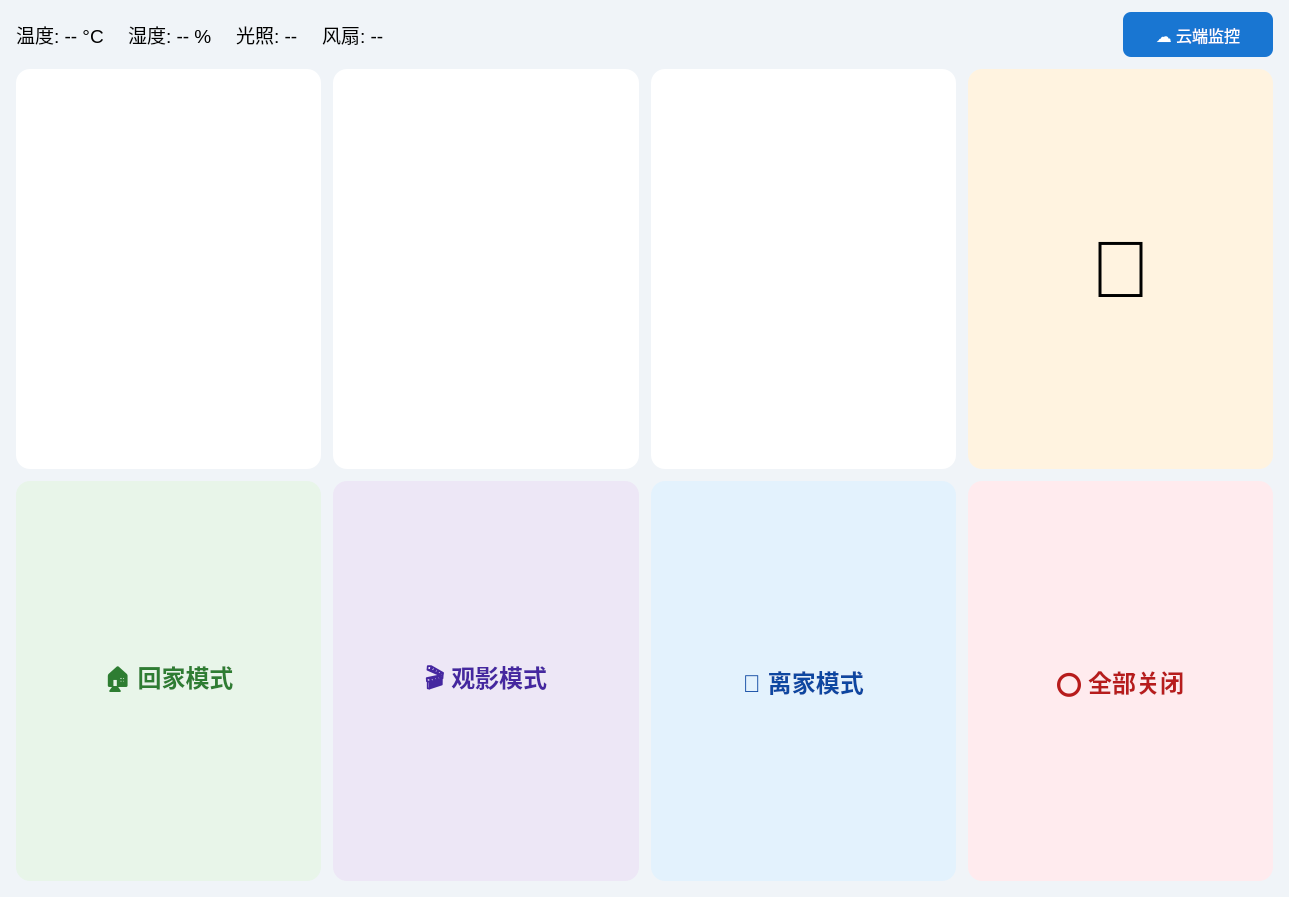
<?xml version="1.0" encoding="UTF-8"?>
<ui version="4.0">
 <class>MainWindow</class>
 <widget class="QMainWindow" name="MainWindow">
  <property name="geometry">
   <rect><x>0</x><y>0</y><width>1289</width><height>897</height></rect>
  </property>
  <property name="windowTitle"><string>智能家居控制系统</string></property>
  <widget class="QWidget" name="centralwidget">
   <layout class="QVBoxLayout" name="centralLayout">
    <property name="spacing"><number>0</number></property>
    <property name="leftMargin"><number>0</number></property>
    <property name="topMargin"><number>0</number></property>
    <property name="rightMargin"><number>0</number></property>
    <property name="bottomMargin"><number>0</number></property>
    <item>
     <widget class="QStackedWidget" name="stackedWidget">
      <property name="styleSheet">
       <string notr="true">QStackedWidget { background-color: #f0f4f8; }</string>
      </property>

      <!-- ===================================================== -->
      <!-- 页面 0：磁贴主页                                       -->
      <!-- ===================================================== -->
      <widget class="QWidget" name="page_home">
       <layout class="QVBoxLayout" name="homeMainLayout">
        <property name="spacing"><number>12</number></property>
        <property name="leftMargin"><number>16</number></property>
        <property name="topMargin"><number>12</number></property>
        <property name="rightMargin"><number>16</number></property>
        <property name="bottomMargin"><number>16</number></property>

        <!-- 顶部状态栏 -->
        <item>
         <layout class="QHBoxLayout" name="statusBarLayout">
          <property name="spacing"><number>24</number></property>
          <item>
           <widget class="QLabel" name="status_temp">
            <property name="font"><font><pointsize>14</pointsize></font></property>
            <property name="text"><string>温度: -- °C</string></property>
           </widget>
          </item>
          <item>
           <widget class="QLabel" name="status_hum">
            <property name="font"><font><pointsize>14</pointsize></font></property>
            <property name="text"><string>湿度: -- %</string></property>
           </widget>
          </item>
          <item>
           <widget class="QLabel" name="status_light">
            <property name="font"><font><pointsize>14</pointsize></font></property>
            <property name="text"><string>光照: --</string></property>
           </widget>
          </item>
          <item>
           <widget class="QLabel" name="status_fan">
            <property name="font"><font><pointsize>14</pointsize></font></property>
            <property name="text"><string>风扇: --</string></property>
           </widget>
          </item>
          <item>
           <spacer name="statusSpacer">
            <property name="orientation"><enum>Qt::Horizontal</enum></property>
            <property name="sizeHint" stdset="0"><size><width>40</width><height>20</height></size></property>
           </spacer>
          </item>
          <item>
           <widget class="QPushButton" name="btn_switch_to_monitor">
            <property name="minimumSize"><size><width>150</width><height>45</height></size></property>
            <property name="font"><font><pointsize>12</pointsize></font></property>
            <property name="styleSheet">
             <string notr="true">QPushButton{border:none;border-radius:8px;background:#1976d2;color:#ffffff;padding:6px 14px;}
QPushButton:hover{background:#1565c0;}</string>
            </property>
            <property name="text"><string>☁ 云端监控</string></property>
           </widget>
          </item>
         </layout>
        </item>

        <!-- 磁贴区：2 行 x 4 列 -->
        <item>
         <layout class="QGridLayout" name="tileLayout">
          <property name="spacing"><number>12</number></property>

          <item row="0" column="0">
           <widget class="QPushButton" name="cam">
            <property name="sizePolicy">
             <sizepolicy hsizetype="Expanding" vsizetype="Expanding">
              <horstretch>0</horstretch><verstretch>0</verstretch>
             </sizepolicy>
            </property>
            <property name="styleSheet">
             <string notr="true">QPushButton{border:none;border-radius:14px;background:#ffffff;}
QPushButton:hover{background:#e8f0fe;}
QPushButton:pressed{background:#d0e1f7;}</string>
            </property>
            <property name="text"><string/></property>
            <property name="icon">
             <iconset resource="images.qrc">
              <normaloff>:/images/cam.png</normaloff>:/images/cam.png</iconset>
            </property>
            <property name="iconSize"><size><width>150</width><height>150</height></size></property>
           </widget>
          </item>
          <item row="0" column="1">
           <widget class="QPushButton" name="light">
            <property name="sizePolicy">
             <sizepolicy hsizetype="Expanding" vsizetype="Expanding">
              <horstretch>0</horstretch><verstretch>0</verstretch>
             </sizepolicy>
            </property>
            <property name="styleSheet">
             <string notr="true">QPushButton{border:none;border-radius:14px;background:#ffffff;}
QPushButton:hover{background:#e8f0fe;}
QPushButton:pressed{background:#d0e1f7;}</string>
            </property>
            <property name="text"><string/></property>
            <property name="icon">
             <iconset resource="images.qrc">
              <normaloff>:/images/light.png</normaloff>:/images/light.png</iconset>
            </property>
            <property name="iconSize"><size><width>150</width><height>150</height></size></property>
           </widget>
          </item>
          <item row="0" column="2">
           <widget class="QPushButton" name="fan_pushbutton">
            <property name="sizePolicy">
             <sizepolicy hsizetype="Expanding" vsizetype="Expanding">
              <horstretch>0</horstretch><verstretch>0</verstretch>
             </sizepolicy>
            </property>
            <property name="styleSheet">
             <string notr="true">QPushButton{border:none;border-radius:14px;background:#ffffff;}
QPushButton:hover{background:#e8f0fe;}
QPushButton:pressed{background:#d0e1f7;}</string>
            </property>
            <property name="text"><string/></property>
            <property name="icon">
             <iconset resource="images.qrc">
              <normaloff>:/images/fan.png</normaloff>:/images/fan.png</iconset>
            </property>
            <property name="iconSize"><size><width>150</width><height>150</height></size></property>
           </widget>
          </item>
          <item row="0" column="3">
           <widget class="QPushButton" name="alarm_button">
            <property name="sizePolicy">
             <sizepolicy hsizetype="Expanding" vsizetype="Expanding">
              <horstretch>0</horstretch><verstretch>0</verstretch>
             </sizepolicy>
            </property>
            <property name="styleSheet">
             <string notr="true">QPushButton{border:none;border-radius:14px;background:#fff3e0;font-size:60pt;}
QPushButton:hover{background:#ffe0b2;}
QPushButton:pressed{background:#ffcc80;}</string>
            </property>
            <property name="text"><string>🔔</string></property>
           </widget>
          </item>

          <item row="1" column="0">
           <widget class="QPushButton" name="home_mode_btn">
            <property name="sizePolicy">
             <sizepolicy hsizetype="Expanding" vsizetype="Expanding">
              <horstretch>0</horstretch><verstretch>0</verstretch>
             </sizepolicy>
            </property>
            <property name="styleSheet">
             <string notr="true">QPushButton{border:none;border-radius:14px;background:#e8f5e9;font-size:18pt;font-weight:bold;color:#2e7d32;}
QPushButton:hover{background:#c8e6c9;}
QPushButton:pressed{background:#a5d6a7;}</string>
            </property>
            <property name="text"><string>🏠 回家模式</string></property>
           </widget>
          </item>
          <item row="1" column="1">
           <widget class="QPushButton" name="movie_mode_btn">
            <property name="sizePolicy">
             <sizepolicy hsizetype="Expanding" vsizetype="Expanding">
              <horstretch>0</horstretch><verstretch>0</verstretch>
             </sizepolicy>
            </property>
            <property name="styleSheet">
             <string notr="true">QPushButton{border:none;border-radius:14px;background:#ede7f6;font-size:18pt;font-weight:bold;color:#4527a0;}
QPushButton:hover{background:#d1c4e9;}
QPushButton:pressed{background:#b39ddb;}</string>
            </property>
            <property name="text"><string>🎬 观影模式</string></property>
           </widget>
          </item>
          <item row="1" column="2">
           <widget class="QPushButton" name="away_mode_btn">
            <property name="sizePolicy">
             <sizepolicy hsizetype="Expanding" vsizetype="Expanding">
              <horstretch>0</horstretch><verstretch>0</verstretch>
             </sizepolicy>
            </property>
            <property name="styleSheet">
             <string notr="true">QPushButton{border:none;border-radius:14px;background:#e3f2fd;font-size:18pt;font-weight:bold;color:#0d47a1;}
QPushButton:hover{background:#bbdefb;}
QPushButton:pressed{background:#90caf9;}</string>
            </property>
            <property name="text"><string>🚪 离家模式</string></property>
           </widget>
          </item>
          <item row="1" column="3">
           <widget class="QPushButton" name="all_off_btn">
            <property name="sizePolicy">
             <sizepolicy hsizetype="Expanding" vsizetype="Expanding">
              <horstretch>0</horstretch><verstretch>0</verstretch>
             </sizepolicy>
            </property>
            <property name="styleSheet">
             <string notr="true">QPushButton{border:none;border-radius:14px;background:#ffebee;font-size:18pt;font-weight:bold;color:#b71c1c;}
QPushButton:hover{background:#ffcdd2;}
QPushButton:pressed{background:#ef9a9a;}</string>
            </property>
            <property name="text"><string>⭕ 全部关闭</string></property>
           </widget>
          </item>
         </layout>
        </item>
       </layout>
      </widget>

      <!-- ===================================================== -->
      <!-- 页面 1：MQTT 云端监控页                                 -->
      <!-- ===================================================== -->
      <widget class="QWidget" name="page_monitor">
       <widget class="QPushButton" name="btn_switch_to_home">
        <property name="geometry"><rect><x>30</x><y>20</y><width>140</width><height>45</height></rect></property>
        <property name="font"><font><pointsize>12</pointsize></font></property>
        <property name="styleSheet">
         <string notr="true">QPushButton{border:none;border-radius:8px;background:#607d8b;color:#fff;padding:6px 14px;}
QPushButton:hover{background:#546e7a;}</string>
        </property>
        <property name="text"><string>← 返回主页</string></property>
       </widget>

       <!-- MQTT 连接区 -->
       <widget class="QLabel" name="label">
        <property name="geometry"><rect><x>30</x><y>90</y><width>70</width><height>35</height></rect></property>
        <property name="font"><font><pointsize>12</pointsize></font></property>
        <property name="text"><string>IP:</string></property>
       </widget>
       <widget class="QLineEdit" name="lineEdit">
        <property name="geometry"><rect><x>110</x><y>90</y><width>240</width><height>35</height></rect></property>
       </widget>
       <widget class="QLabel" name="label_2">
        <property name="geometry"><rect><x>30</x><y>140</y><width>70</width><height>35</height></rect></property>
        <property name="font"><font><pointsize>12</pointsize></font></property>
        <property name="text"><string>Port:</string></property>
       </widget>
       <widget class="QLineEdit" name="lineEdit_2">
        <property name="geometry"><rect><x>110</x><y>140</y><width>240</width><height>35</height></rect></property>
       </widget>
       <widget class="QPushButton" name="pushButton">
        <property name="geometry"><rect><x>370</x><y>90</y><width>110</width><height>85</height></rect></property>
        <property name="font"><font><pointsize>12</pointsize></font></property>
        <property name="text"><string>连接</string></property>
       </widget>
       <widget class="QLabel" name="label_3">
        <property name="geometry"><rect><x>30</x><y>200</y><width>80</width><height>35</height></rect></property>
        <property name="font"><font><pointsize>12</pointsize></font></property>
        <property name="text"><string>Publish:</string></property>
       </widget>
       <widget class="QLineEdit" name="lineEdit_3">
        <property name="geometry"><rect><x>110</x><y>200</y><width>240</width><height>35</height></rect></property>
       </widget>
       <widget class="QPushButton" name="pushButton_2">
        <property name="geometry"><rect><x>370</x><y>200</y><width>110</width><height>35</height></rect></property>
        <property name="font"><font><pointsize>12</pointsize></font></property>
        <property name="text"><string>开灯</string></property>
       </widget>
       <widget class="QLabel" name="label_4">
        <property name="geometry"><rect><x>30</x><y>250</y><width>80</width><height>35</height></rect></property>
        <property name="font"><font><pointsize>12</pointsize></font></property>
        <property name="text"><string>Subscribe:</string></property>
       </widget>
       <widget class="QLineEdit" name="lineEdit_4">
        <property name="geometry"><rect><x>110</x><y>250</y><width>240</width><height>35</height></rect></property>
       </widget>
       <widget class="QPushButton" name="pushButton_3">
        <property name="geometry"><rect><x>370</x><y>250</y><width>110</width><height>35</height></rect></property>
        <property name="font"><font><pointsize>12</pointsize></font></property>
        <property name="text"><string>订阅</string></property>
       </widget>

       <widget class="QTextEdit" name="textEdit">
        <property name="geometry"><rect><x>30</x><y>310</y><width>450</width><height>370</height></rect></property>
        <property name="font"><font><family>Monospace</family><pointsize>10</pointsize></font></property>
       </widget>

       <!-- 传感器 + 风扇控制 -->
       <widget class="QLabel" name="label_fan">
        <property name="geometry"><rect><x>540</x><y>100</y><width>110</width><height>50</height></rect></property>
        <property name="font"><font><pointsize>14</pointsize></font></property>
        <property name="text"><string>风扇速度:</string></property>
       </widget>
       <widget class="QPushButton" name="pushButton_minus">
        <property name="geometry"><rect><x>660</x><y>100</y><width>50</width><height>50</height></rect></property>
        <property name="font"><font><pointsize>18</pointsize><weight>75</weight><bold>true</bold></font></property>
        <property name="text"><string>-</string></property>
       </widget>
       <widget class="QLineEdit" name="lineEdit_fan">
        <property name="geometry"><rect><x>720</x><y>100</y><width>100</width><height>50</height></rect></property>
        <property name="font"><font><pointsize>18</pointsize><weight>75</weight><bold>true</bold></font></property>
        <property name="text"><string>150</string></property>
        <property name="alignment"><set>Qt::AlignCenter</set></property>
        <property name="readOnly"><bool>true</bool></property>
       </widget>
       <widget class="QPushButton" name="pushButton_plus">
        <property name="geometry"><rect><x>830</x><y>100</y><width>50</width><height>50</height></rect></property>
        <property name="font"><font><pointsize>18</pointsize><weight>75</weight><bold>true</bold></font></property>
        <property name="text"><string>+</string></property>
       </widget>

       <widget class="QLabel" name="label_temp">
        <property name="geometry"><rect><x>540</x><y>200</y><width>110</width><height>50</height></rect></property>
        <property name="font"><font><pointsize>14</pointsize></font></property>
        <property name="text"><string>温度(°C):</string></property>
       </widget>
       <widget class="QLineEdit" name="lineEdit_temp">
        <property name="geometry"><rect><x>660</x><y>200</y><width>220</width><height>50</height></rect></property>
        <property name="font"><font><pointsize>20</pointsize><weight>75</weight><bold>true</bold></font></property>
        <property name="alignment"><set>Qt::AlignCenter</set></property>
        <property name="readOnly"><bool>true</bool></property>
       </widget>

       <widget class="QLabel" name="label_hum">
        <property name="geometry"><rect><x>540</x><y>290</y><width>110</width><height>50</height></rect></property>
        <property name="font"><font><pointsize>14</pointsize></font></property>
        <property name="text"><string>湿度(%):</string></property>
       </widget>
       <widget class="QLineEdit" name="lineEdit_hum">
        <property name="geometry"><rect><x>660</x><y>290</y><width>220</width><height>50</height></rect></property>
        <property name="font"><font><pointsize>20</pointsize><weight>75</weight><bold>true</bold></font></property>
        <property name="alignment"><set>Qt::AlignCenter</set></property>
        <property name="readOnly"><bool>true</bool></property>
       </widget>

       <widget class="QLabel" name="label_light">
        <property name="geometry"><rect><x>540</x><y>380</y><width>110</width><height>50</height></rect></property>
        <property name="font"><font><pointsize>14</pointsize></font></property>
        <property name="text"><string>光照(lux):</string></property>
       </widget>
       <widget class="QLineEdit" name="lineEdit_light">
        <property name="geometry"><rect><x>660</x><y>380</y><width>220</width><height>50</height></rect></property>
        <property name="font"><font><pointsize>20</pointsize><weight>75</weight><bold>true</bold></font></property>
        <property name="alignment"><set>Qt::AlignCenter</set></property>
        <property name="readOnly"><bool>true</bool></property>
       </widget>
      </widget>

     </widget>
    </item>
   </layout>
  </widget>
 </widget>
 <resources>
  <include location="images.qrc"/>
 </resources>
 <connections/>
</ui>
